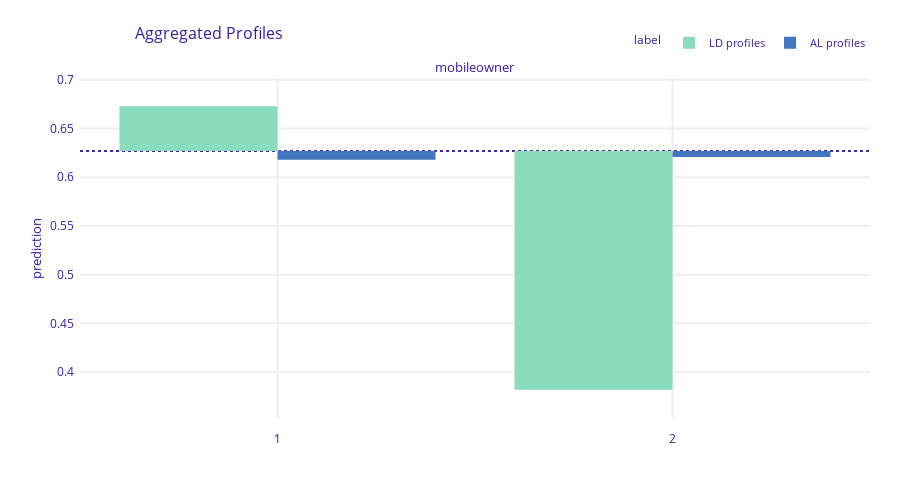

Notebook code for this chart:
### Code cell
ld_rf1.plot(al_rf1, variables = ['mobileowner'])

### Figure 1 — Plotly figure (JSON) as saved in the notebook; plotly's stock layout.template omitted (floating-point values rounded to 4 significant figures)
{"data": [{"alignmentgroup": "True", "base": [0.6269, 0.6269], "customdata": [[0.6728, "LD profiles", "mobileowner"], [0.3819, "LD profiles", "mobileowner"]], "hovertemplate": "<b>%{hovertext}</b><br><br>mean_prediction=%{base:.3f}<br>prediction=%{customdata[0]:.3f}<extra></extra>", "hovertext": ["LD profiles", "LD profiles"], "legendgroup": "LD profiles", "marker": {"color": "#8bdcbe", "pattern": {"shape": ""}}, "name": "LD profiles", "offsetgroup": "LD profiles", "orientation": "v", "showlegend": true, "textposition": "auto", "type": "bar", "x": ["1", "2"], "xaxis": "x", "y": [0.04592, -0.245], "yaxis": "y"}, {"alignmentgroup": "True", "base": [0.6269, 0.6269], "customdata": [[0.618, "AL profiles", "mobileowner"], [0.6209, "AL profiles", "mobileowner"]], "hovertemplate": "<b>%{hovertext}</b><br><br>mean_prediction=%{base:.3f}<br>prediction=%{customdata[0]:.3f}<extra></extra>", "hovertext": ["AL profiles", "AL profiles"], "legendgroup": "AL profiles", "marker": {"color": "#4378bf", "pattern": {"shape": ""}}, "name": "AL profiles", "offsetgroup": "AL profiles", "orientation": "v", "showlegend": true, "textposition": "auto", "type": "bar", "x": [1, 2], "xaxis": "x", "y": [-0.008875, -0.00598], "yaxis": "y"}], "layout": {"annotations": [{"font": {"size": 13}, "showarrow": false, "text": "mobileowner", "x": 0.5, "xanchor": "center", "xref": "paper", "y": 1, "yanchor": "bottom", "yref": "paper"}, {"font": {"size": 13}, "showarrow": false, "text": "prediction", "textangle": -90, "x": -0.07, "xref": "paper", "y": 0.5, "yref": "paper"}], "barmode": "group", "font": {"color": "#371ea3"}, "height": 489, "hovermode": "x unified", "legend": {"font": {"size": 11}, "itemsizing": "constant", "orientation": "h", "title": {"font": {"size": 12}, "text": "label"}, "tracegroupgap": 0, "x": 1, "xanchor": "right", "y": 1.061, "yanchor": "bottom"}, "margin": {"b": 71, "r": 30, "t": 78}, "shapes": [{"layer": "below", "line": {"color": "#371ea3", "dash": "dot", "width": 1.5}, "type": "line", "x0": 0, "x1": 1, "xref": "x domain", "y0": 0.6269, "y1": 0.6269, "yref": "y"}, {"layer": "below", "line": {"color": "#371ea3", "dash": "dot", "width": 1.5}, "type": "line", "x0": 0, "x1": 1, "xref": "x domain", "y0": 0.6269, "y1": 0.6269, "yref": "y"}], "title": {"font": {"size": 16}, "text": "Aggregated Profiles", "x": 0.15}, "xaxis": {"anchor": "y", "automargin": true, "domain": [0, 1], "fixedrange": true, "gridwidth": 2, "showticklabels": true, "tickcolor": "white", "ticklen": 10, "ticks": "outside", "title": {"text": ""}, "type": "category"}, "yaxis": {"anchor": "x", "automargin": true, "domain": [0, 1], "fixedrange": true, "gridwidth": 2, "range": [0.3528, 0.7019], "tickcolor": "white", "ticklen": 3, "ticks": "outside", "title": {"text": ""}, "type": "linear", "zeroline": false}}}
